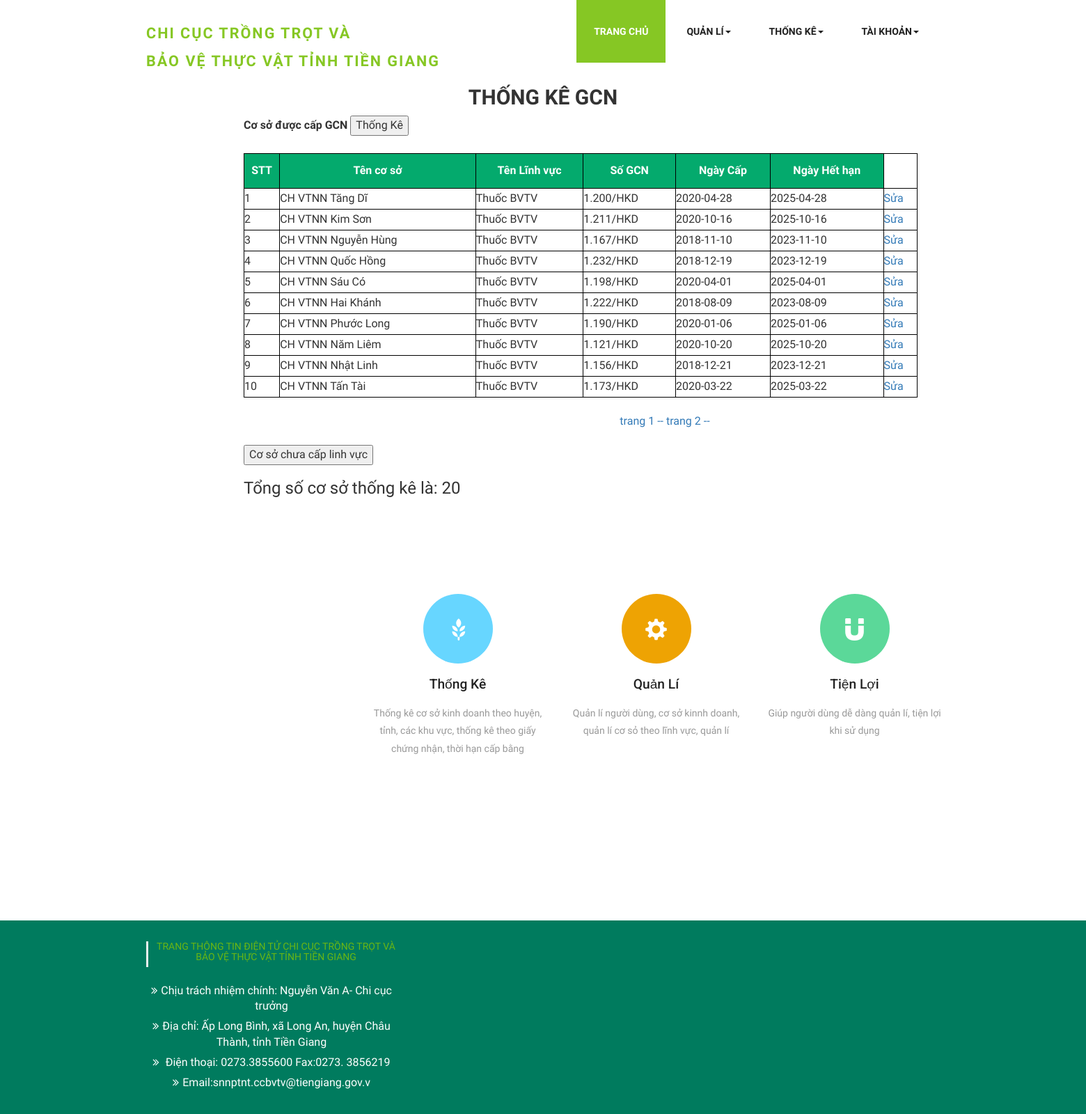
The page /giaychungnhan.php?trang=2 on the database as committed earlier.
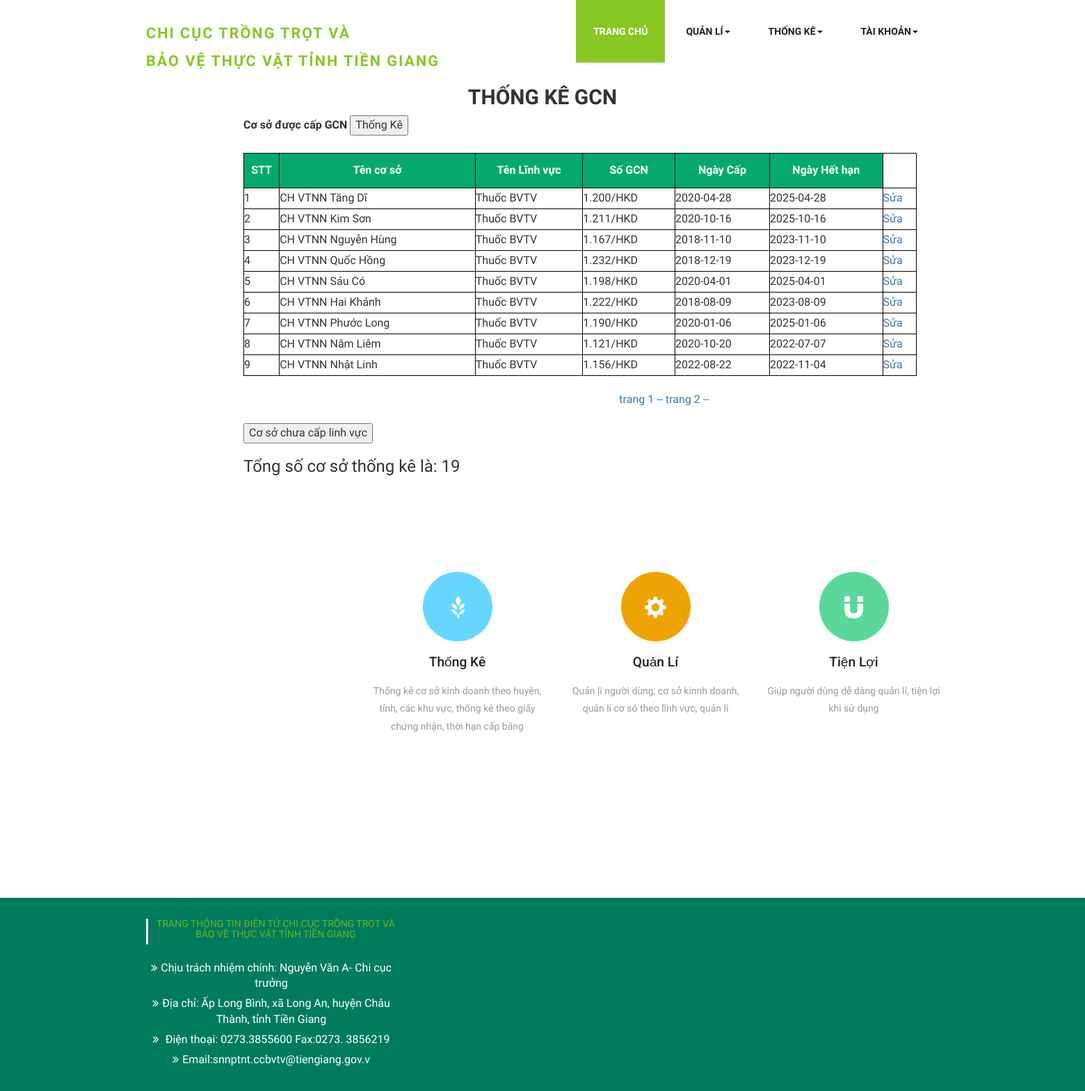
The same page on the database as committed later.
### tables this page shows
CREATE TABLE `coso_linhvuc` (
  `id_cosolinhvuc` int(11) NOT NULL,
  `id_coso` int(11) NOT NULL,
  `id_linhvuc` int(11) NOT NULL,
  `soGCN` char(50) DEFAULT NULL,
  `ngay_cap` date DEFAULT NULL,
  `ngay_hethan` date DEFAULT NULL
);

CREATE TABLE `coso` (
  `id_coso` int(11) NOT NULL,
  `id_loaihinh` int(11) NOT NULL,
  `id_tthd` int(20) NOT NULL,
  `id_user` int(11) DEFAULT NULL,
  `id_tinh` int(11) NOT NULL,
  `id_huyen` int(11) NOT NULL,
  `id_xa` int(11) NOT NULL,
  `dia_chi` char(50) NOT NULL,
  `ten_coso` char(50) NOT NULL,
  `ten_chucoso` char(50) NOT NULL,
  `trinhdo_bangcap` int(32) NOT NULL,
  `sdt` char(50) NOT NULL,
  `ghi_chu` char(50) DEFAULT NULL,
  `ngay_tao` date NOT NULL,
  `ngay_update` date NOT NULL,
  `trangthai` int(11) NOT NULL
);

CREATE TABLE `linhvuc` (
  `id_linhvuc` int(11) NOT NULL,
  `ten_linhvuc` varchar(45) NOT NULL,
  `trangthai_MD` int(11) NOT NULL
);

### giaychungnhan.php (the view, shortened to what the changed rows need)
<?php
$trang ='';
if(isset($_GET['trang'])){
    $trang = $_GET['trang'];
    settype($trang,"int");
}else{
    $trang =1;
}
?>
<!DOCTYPE html>
    <html>
        <head>
            <link href="css/bootstrap.css" rel="stylesheet" type="text/css" media="all" />
            <link rel="stylesheet" href="css/style.css" type="text/css" media="all" />
            <link href="css/font-awesome.css" rel="stylesheet">
            <link href='css/immersive-slider.css' rel='stylesheet' type='text/css'>
            <link rel="stylesheet" href="css/jquery.flipster.css">
     </head>
     <body>
        <div class="header">
            <div class="container">
                <nav class="navbar navbar-default">
                    <div class="navbar-header">
                        <div class="w3layouts-logo">
                            <h1><a href="index.html"><span>CHI CỤC TRỒNG TRỌT VÀ <br>
                                        BẢO VỆ THỰC VẬT TỈNH TIỀN GIANG</span></a></h1>
                        </div>
                    </div>
                </nav>
            </div>
            </div>
                <h2 style="text-align: center;"><b>THỐNG KÊ GCN</b></h2>
            <div style="margin-left: 350px;">
               <form action="" method="POST">
                    <label for="">Cơ sở được cấp GCN </label>
                    <input type="submit" name="thongke" value="Thống Kê">
               </form><br>
               <table border="1">
                    <tr>
                        <th>STT</th>
                        <th>Tên cơ sở</th>
                        <th>Tên Lĩnh vực</th>
                        <th>Số GCN</th>
                        <th>Ngày Cấp</th>
                        <th>Ngày Hết hạn</th>
                    </tr>
                    <?php
                    require 'connect.php';
                    $sotin1trang = 10;
                    $from = ($trang - 1) * 10;
                    $sql="SELECT coso.id_coso,coso.ten_coso,coso_linhvuc.id_cosolinhvuc,linhvuc.id_linhvuc, coso_linhvuc.soGCN,coso_linhvuc.ngay_cap,coso_linhvuc.ngay_hethan,linhvuc.ten_linhvuc from coso
                        INNER JOIN coso_linhvuc ON coso.id_coso=coso_linhvuc.id_coso INNER JOIN linhvuc ON coso_linhvuc.id_linhvuc=linhvuc.id_linhvuc
                        WHERE coso_linhvuc.id_linhvuc !='1' LIMIT $from , $sotin1trang ";
                    $result = $conn->query($sql);
                    $i = 0;
                    while($row = $result->fetch_assoc()) {
                        $i++;
                    ?>
                        <tr>
                            <td><?php echo $i; ?></td>
                            <td><?php echo $row['ten_coso']; ?></td>
                            <td><?php echo $row['ten_linhvuc']; ?></td>
                            <td><?php echo $row['soGCN']; ?></td>
                            <td><?php echo $row['ngay_cap']; ?></td>
                            <td><?php echo $row['ngay_hethan']; ?></td>
                            <td><a href="editcosolinhvuc.php?id_cosolinhvuc=<?php echo $row['id_cosolinhvuc']; ?>">Sửa</a></td>
                        </tr>
                        <?php
                        }
                        ?>
               </table><br>
               <div style="text-align: center;">
                <?php
                    require 'connect.php';
                    $x = mysqli_query($conn,"SELECT id_cosolinhvuc from coso_linhvuc WHERE coso_linhvuc.id_linhvuc !='1' ");
                    $tongsotin = mysqli_num_rows($x);
                    $sotrang = ceil( $tongsotin / $sotin1trang);
                    for($t=1 ; $t <= $sotrang   ; $t++){
                            echo "<a href='giaychungnhan.php?trang=$t'> trang $t --</a> ";
                    }
                ?>
                </div><br>
               <button onclick="document.location='giaychungnhanoff.php'">Cơ sở chưa cấp linh vực</button>
                <h3>Tổng số cơ sở thống kê là: <?php echo $tongsotin ?></h3>
            </div>
    </body>
    </html>

Rows that differ between the two databases and show on the page:
removed coso_linhvuc: id_coso.ten_coso "CH VTNN Tấn Tài", id_linhvuc.ten_linhvuc "Thuốc BVTV", soGCN "1.173/HKD", ngay_cap "2020-03-22", ngay_hethan "2025-03-22"
changed coso_linhvuc "1.121/HKD": ngay_hethan "2025-10-20" → "2022-07-07"
changed coso_linhvuc "1.156/HKD": ngay_cap "2018-12-21" → "2022-08-22"; ngay_hethan "2023-12-21" → "2022-11-04"
Other text that changed with them:
$tongsotin: "20" → "19"
